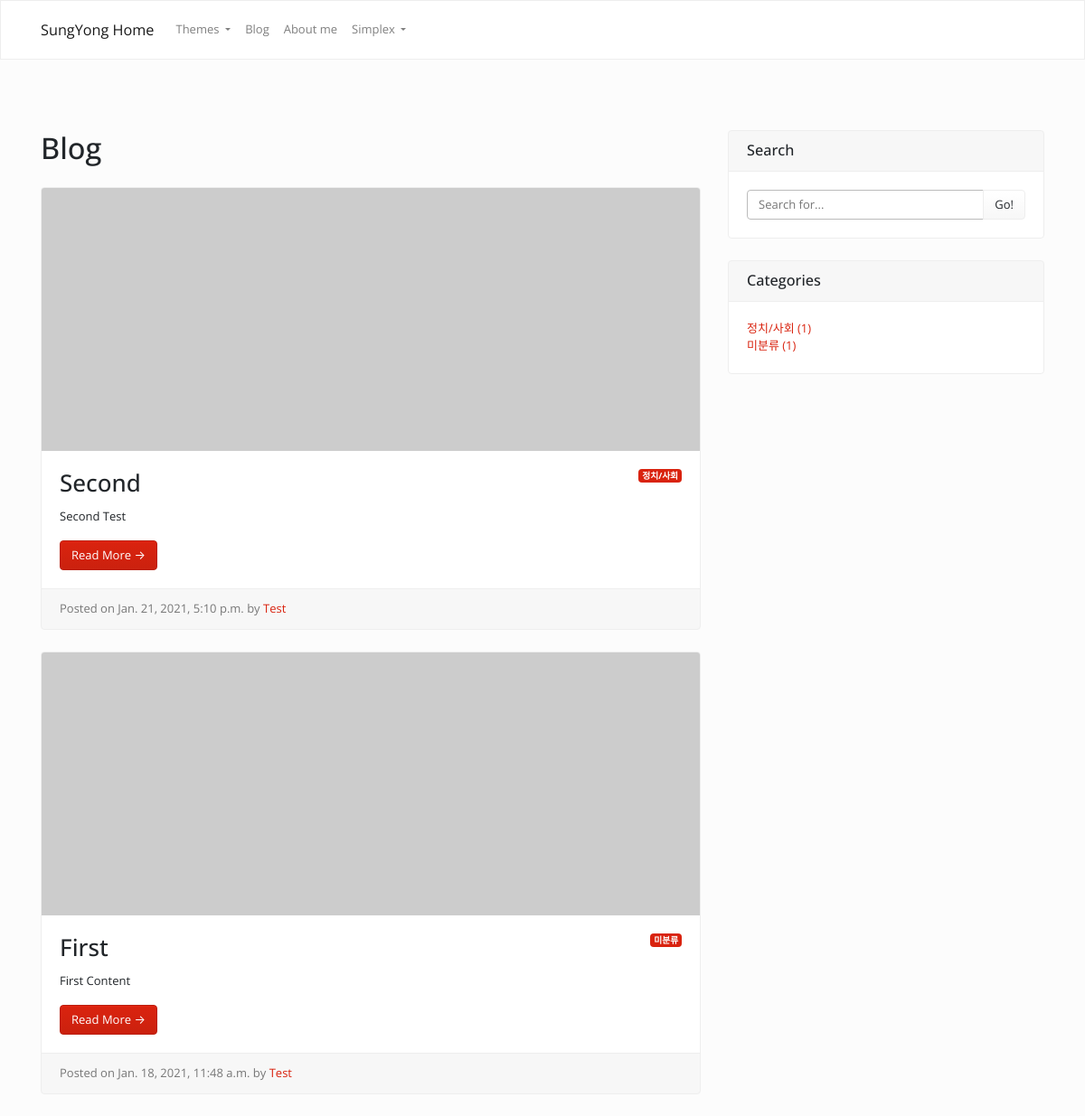
Screenshot of /blog/ with the database file from the repository.
### blog/models.py (models this page shows, shortened)
class Post(models.Model):
    title = models.CharField(max_length=30)
    content = models.TextField()
    image = models.ImageField(upload_to='blog/%Y/%m/%d/', blank=True)
    created = models.DateTimeField()
    author = models.ForeignKey(User, on_delete=models.CASCADE)
    category = models.ForeignKey(Category, blank=True, null=True, on_delete=models.SET_NULL)
    def get_absolute_url(self):
        return '/blog/{}/'.format(self.pk)

class Category(models.Model):
    name = models.CharField(max_length=25, unique=True)
    description = models.TextField(blank=True)
    def __str__(self):
        return self.name
    class Meta:
        verbose_name_plural = 'categories'

### blog/views.py (the view)
# urls.py: path('', views.PostList.as_view()),
class PostList(ListView):
    model = Post
    def get_queryset(self):
        return Post.objects.order_by('-created')
    def get_context_data(self, *, object_list=None, **kwargs):
        context = super(PostList, self).get_context_data(**kwargs)
        context['category_list'] = Category.objects.all()
        context['posts_without_category'] = Post.objects.filter(category=None).count()
        return context

### blog/templates/blog/post_list.html
{% extends 'blog/base.html' %}
       {% block content %}
       <h1 class="my-4">Blog</h1>
       {% if object_list.exists %}
           {% for p in object_list %}
           <div class="card mb-4">
              {% if p.image %}
                <img class="card-img-top" src="{{p.image.url}}" alt="Card image cap">
              {% else %}
                <img class="card-img-top" src="https://picsum.photos/750/300" alt="Card image cap">
              {% endif %}
             <div class="card-body">
                 {% if p.category %}
                 <span class="badge badge-primary float-right">{{ p.category }}</span>
                 {% else %}
                 <span class="badge badge-primary float-right">미분류</span>
                 {% endif %}
                 <h2 class="card-title">{{ p.title }}</h2>
                 <p class="card-text">{{ p.content | truncatewords:50}}</p>
                 <a href="{{p.get_absolute_url}}" class="btn btn-primary" id="read-more-post-{{p.pk}}">Read More &rarr;</a>
             </div>
             <div class="card-footer text-muted">
               Posted on {{p.created}} by
               <a href="#">{{ p.author }}</a>
             </div>
           </div>
           {% endfor %}
           {% else %}
              <h3>아직 게시물이 없습니다. </h3>
       {% endif %}
       {% endblock %}

### blog/templates/blog/base.html (shortened to what this page needs)
<!DOCTYPE html>
{% load static %}
<html lang="ko">
<head>
    <link rel="stylesheet" href="{% static "blog/bootstrap/bootstrap.css" %}">
    <link rel="stylesheet" href="{% static "blog/_assets/css/custom.min.css" %}">
</head>
<body>
  <div class="navbar navbar-expand-lg fixed-top navbar-light bg-light" id="navbar">
     <div class="container">
       <a href="../" class="navbar-brand">SungYong Home</a>
       <div class="collapse navbar-collapse" id="navbarResponsive">
         <ul class="navbar-nav">
           <li class="nav-item dropdown">
             <a class="nav-link dropdown-toggle" data-toggle="dropdown" href="#" id="themes">Themes </a>
           </li>
           <li class="nav-item">
             <a class="nav-link" href="/blog/">Blog</a>
           </li>
           <li class="nav-item">
             <a class="nav-link" href="/about_me/">About me</a>
           </li>
           <li class="nav-item dropdown">
             <a class="nav-link dropdown-toggle" data-toggle="dropdown" href="#" id="download">Simplex </a>
           </li>
         </ul>
       </div>
     </div>
   </div>
<div class="container">
   <div class="row">
     <div class="col-md-8" id="main_div">
          {% block content %}
          {% endblock %}
     </div>
     <div class="col-md-4" id="sid_div">
       <div class="card my-4">
         <h5 class="card-header">Search</h5>
         <div class="card-body">
           <div class="input-group">
             <input type="text" class="form-control" placeholder="Search for...">
             <span class="input-group-append">
               <button class="btn btn-secondary" type="button">Go!</button>
             </span>
           </div>
         </div>
       </div>
       <div class="card my-4" id="category-card">
         <h5 class="card-header">Categories</h5>
         <div class="card-body">
           <div class="row">
             <div class="col-lg-6">
               <ul class="list-unstyled mb-0">
                 {% for category in category_list %}
                 <li>
                   <a href="#">{{ category.name }} ({{ category.post_set.count }}) </a>
                 </li>
                 {% endfor %}
                 <li>
                   <a href="#">미분류 ({{ posts_without_category }})</a>
                 </li>
               </ul>
             </div>
           </div>
         </div>
       </div>
     </div>
   </div>
</div>
</body>
</html>

### rows the page displays
Post: category "정치/사회", title "Second", content "Second Test", created "Jan. 21, 2021, 5:10 p.m.", author "Test"
Post: shows "미분류", title "First", content "First Content", created "Jan. 18, 2021, 11:48 a.m.", author "Test"
Category: name "정치/사회", post_set.count "1"

### other values shown
{{ posts_without_category }} "1"
